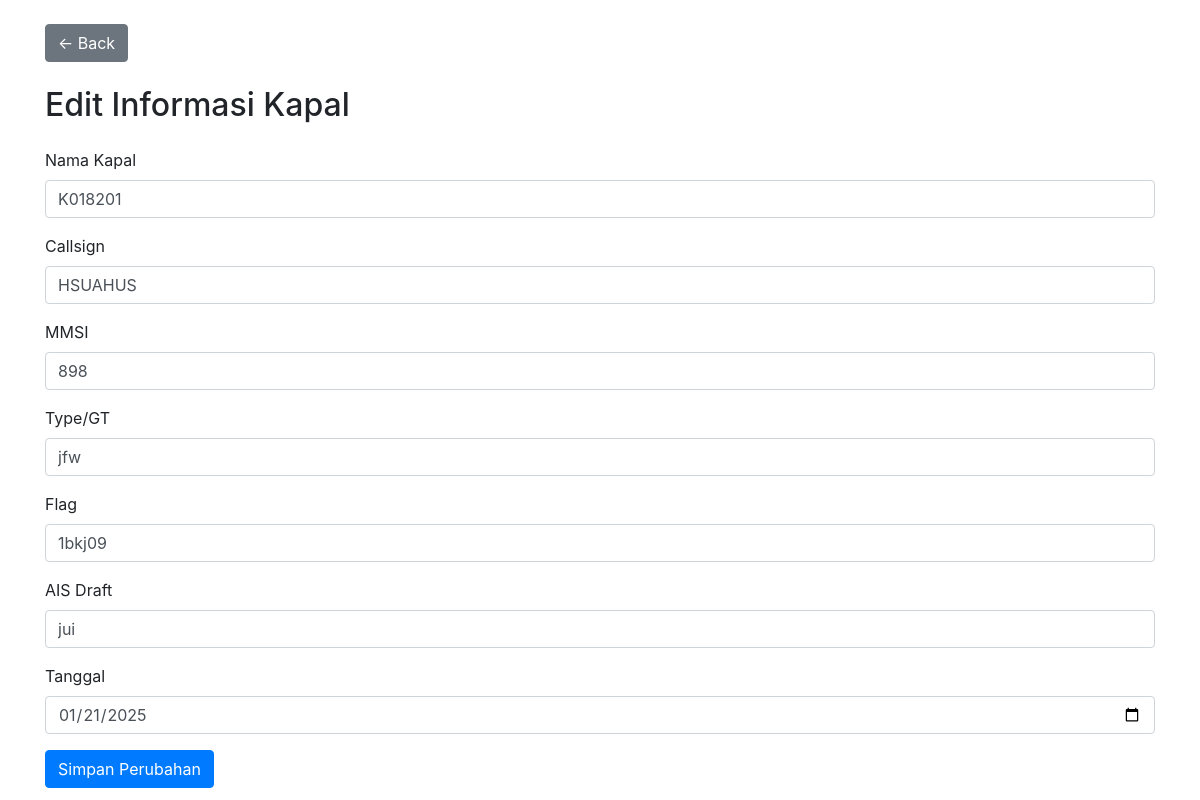
Page /edit_kapal.php?id=16 (signed in) on the committed database.
### tables this page shows
CREATE TABLE `kapal` (
  `id` int(11) NOT NULL,
  `nama_kapal` varchar(50) DEFAULT NULL,
  `callsign` varchar(50) DEFAULT NULL,
  `mmsi` int(15) DEFAULT NULL,
  `type_gt` varchar(30) DEFAULT NULL,
  `flag` varchar(25) DEFAULT NULL,
  `ais_draft` varchar(50) DEFAULT NULL,
  `tanggal` date DEFAULT NULL
);

### edit_kapal.php (the view, shortened to what this page needs)
<?php
$conn = new mysqli('localhost', 'root', '', 'kapal_db');
if (isset($_GET['id'])) {
    $id = $_GET['id'];
    $stmt = $conn->prepare("SELECT * FROM kapal WHERE id = ?");
    $stmt->bind_param("i", $id);
    $stmt->execute();
    $result = $stmt->get_result();
    $kapal = $result->fetch_assoc();
} else {
    echo "ID kapal tidak disertakan.";
    exit;
}
?>
<!DOCTYPE html>
<html lang="en">
<head>
    <link href="https://stackpath.bootstrapcdn.com/bootstrap/4.5.2/css/bootstrap.min.css" rel="stylesheet">
</head>
<body class="bg-gray-100">
    <div class="container mx-auto mt-4">
        <a href="informasi_kapal.php" class="btn btn-secondary mb-4">← Back</a>
        <h2 class="text-2xl font-bold text-gray-700 mb-4">Edit Informasi Kapal</h2>
        <form method="POST" action="">
            <div class="form-group">
                <label>Nama Kapal</label>
                <input type="text" name="nama_kapal" class="form-control" value="<?php echo htmlspecialchars($kapal['nama_kapal']); ?>" required>
            </div>
            <div class="form-group">
                <label>Callsign</label>
                <input type="text" name="callsign" class="form-control" value="<?php echo htmlspecialchars($kapal['callsign']); ?>" required>
            </div>
            <div class="form-group">
                <label>MMSI</label>
                <input type="text" name="mmsi" class="form-control" value="<?php echo htmlspecialchars($kapal['mmsi']); ?>" required>
            </div>
            <div class="form-group">
                <label>Type/GT</label>
                <input type="text" name="type_gt" class="form-control" value="<?php echo htmlspecialchars($kapal['type_gt']); ?>" required>
            </div>
            <div class="form-group">
                <label>Flag</label>
                <input type="text" name="flag" class="form-control" value="<?php echo htmlspecialchars($kapal['flag']); ?>" required>
            </div>
            <div class="form-group">
                <label>AIS Draft</label>
                <input type="text" name="ais_draft" class="form-control" value="<?php echo htmlspecialchars($kapal['ais_draft']); ?>" required>
            </div>
            <div class="form-group">
                <label>Tanggal</label>
                <input type="date" name="tanggal" class="form-control" value="<?php echo htmlspecialchars($kapal['tanggal']); ?>" required>
            </div>
            <button type="submit" class="btn btn-primary">Simpan Perubahan</button>
        </form>
    </div>
</body>
</html>

### rows in the picture
kapal: nama_kapal "K018201", callsign "HSUAHUS", mmsi "898", type_gt "jfw", flag "1bkj09", ais_draft "jui", tanggal "01/21/2025"
